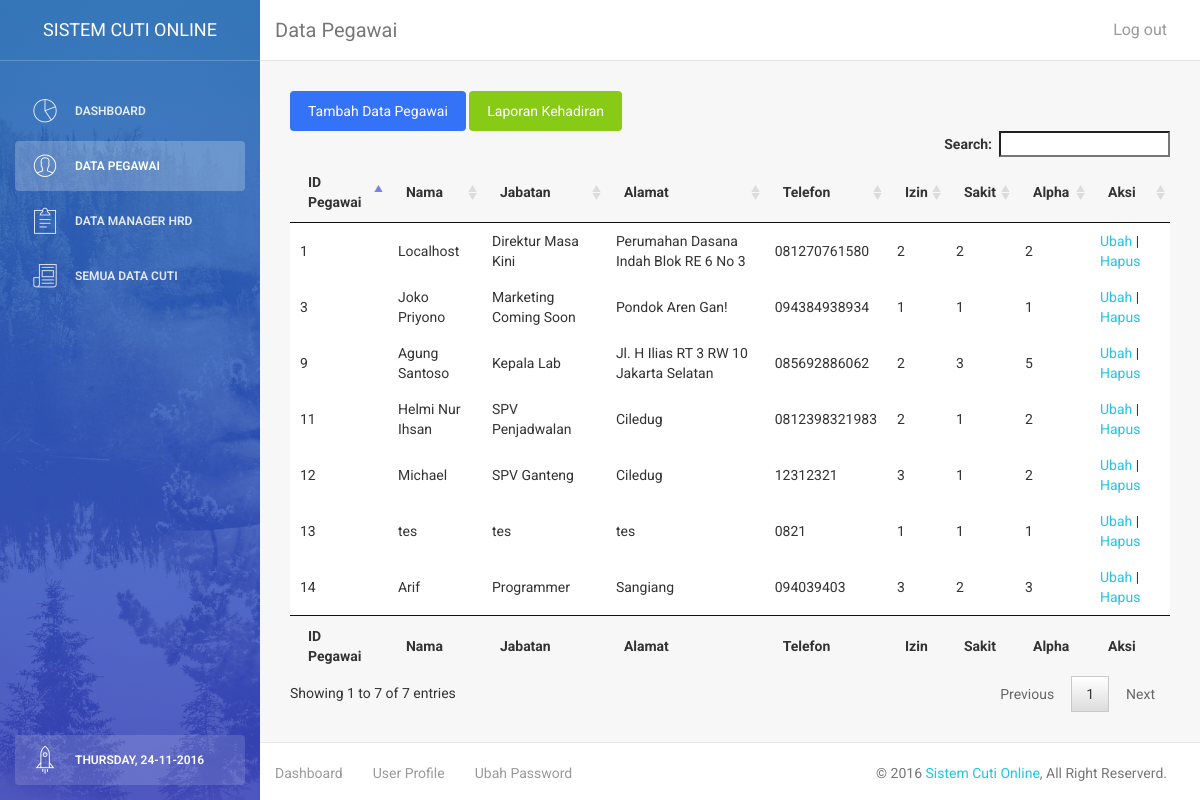
/admin/dashboard/data-pegawai.php (signed in), run on the app's committed database.
### tables this page shows
CREATE TABLE `pegawai` (
  `id_pegawai` int(5) NOT NULL AUTO_INCREMENT,
  `username` varchar(15) DEFAULT NULL,
  `password` varchar(30) DEFAULT NULL,
  `nama_pegawai` varchar(255) DEFAULT NULL,
  `jabatan_pegawai` varchar(255) DEFAULT NULL,
  `alamat_pegawai` varchar(255) DEFAULT NULL,
  `no_telfon_pegawai` varchar(255) DEFAULT NULL,
  `izin` int(2) DEFAULT NULL,
  `sakit` int(2) DEFAULT NULL,
  `alpha` int(2) DEFAULT NULL,
  PRIMARY KEY (`id_pegawai`),
  UNIQUE KEY `username` (`username`)
);

### admin/dashboard/data-pegawai.php (the view, shortened to what this page needs)
<!doctype html>
<html lang="en">
<head>
  <link href="assets/css/bootstrap.min.css" rel="stylesheet" />
  <link href="assets/css/animate.min.css" rel="stylesheet"/>
  <link href="assets/css/light-bootstrap-dashboard.css" rel="stylesheet"/>
  <link href="assets/css/demo.css" rel="stylesheet" />
	<link rel="stylesheet" href="../../plugins/datatables/jquery.dataTables.min.css" type="text/css" />
  <link href="../plugins/fontawesome/font-awesome.min.css" rel="stylesheet">
  <link href="assets/css/pe-icon-7-stroke.css" rel="stylesheet" />
</head>
<body>
<div class="wrapper">
    <div class="sidebar" data-color="blue" data-image="assets/img/sidebar-1.jpg">
    	<div class="sidebar-wrapper">
            <div class="logo">
                <a href="http://www.creative-tim.com" class="simple-text">
                    SISTEM CUTI ONLINE
                </a>
            </div>
						<ul class="nav">
								<li>
										<a href="admin.php">
												<i class="pe-7s-graph"></i>
												<p>Dashboard</p>
										</a>
								</li>
								<li class="active">
										<a href="data-pegawai.php">
												<i class="pe-7s-user"></i>
												<p>Data Pegawai</p>
										</a>
								</li>
								<li>
										<a href="data-managerhrd.php">
												<i class="pe-7s-note2"></i>
												<p>Data Manager HRD</p>
										</a>
								</li>
								<li>
										<a href="datakeseluruhancuti.php">
												<i class="pe-7s-news-paper"></i>
												<p>Semua Data Cuti</p>
										</a>
								</li>
						<li class="active-pro">
										<a href="upgrade.html">
												<i class="pe-7s-rocket"></i>
												<p><?php
echo date("l, d-m-Y");?></p>
										</a>
								</li>
						</ul>
					</div>
			</div>
    <div class="main-panel">
        <nav class="navbar navbar-default navbar-fixed">
            <div class="container-fluid">
                <div class="navbar-header">
                    <a class="navbar-brand" href="#">Data Pegawai</a>
                </div>
                <div class="collapse navbar-collapse">
                    <ul class="nav navbar-nav navbar-right">
                        <li>
                            <a href="../logout.php">
                                Log out
                            </a>
                        </li>
                    </ul>
                </div>
            </div>
        </nav>
        <div class="content">
            <div class="container-fluid">
                <div class="row">
                    <div class="col-md-12">
											<a href="tambahpegawai.php" class="btn btn-primary btn-fill" role="button">Tambah Data Pegawai</a>
											<a href="cetakdatakehadiran.php" class="btn btn-success btn-fill" role="button" target="_blank">Laporan Kehadiran</a>
											<table id="daftarpegawai" cellspacing="0" width="100%">
												<thead>
													<tr>
														<th>ID Pegawai</th>
														<th>Nama</th>
														<th>Jabatan</th>
														<th>Alamat</th>
														<th>Telefon</th>
														<th>Izin</th>
														<th>Sakit</th>
														<th>Alpha</th>
														<th>Aksi</th>
													</tr>
												</thead>
												<tfoot>
													<tr>
														<th>ID Pegawai</th>
														<th>Nama</th>
														<th>Jabatan</th>
														<th>Alamat</th>
														<th>Telefon</th>
														<th>Izin</th>
														<th>Sakit</th>
														<th>Alpha</th>
														<th>Aksi</th>
													</tr>
												</tfoot>
												<tbody>
													<?php
													$query = mysql_query("select id_pegawai,nama_pegawai,jabatan_pegawai,alamat_pegawai,no_telfon_pegawai,izin,sakit,alpha from pegawai");
													while ($data = mysql_fetch_array($query)) {
													?>
													<tr>
														<td><?php echo $data['id_pegawai'];?></td>
														<td><?php echo $data['nama_pegawai']; ?></td>
														<td><?php echo $data['jabatan_pegawai']; ?></td>
														<td><?php echo $data['alamat_pegawai']; ?></a></b></td>
														<td><?php echo $data['no_telfon_pegawai']; ?></td>
														<td><?php echo $data['izin']; ?></td>
														<td><?php echo $data['sakit']; ?></td>
														<td><?php echo $data['alpha']; ?></td>
														<td><a href="ubahdatapegawai.php?id_pegawai=<?php echo $data['id_pegawai'];?>" class="red-text">Ubah</a>
														 | <a href="hapusdatapegawai.php?id_pegawai=<?php echo $data['id_pegawai'];?>" class="red-text">Hapus</a> </td>
													</tr>
													<?php } ?>
												</tbody>
											</table>
										</div>
                </div>
            </div>
        </div>
        <footer class="footer">
            <div class="container-fluid">
                <nav class="pull-left">
                    <ul>
                        <li>
                            <a href="#">
                                Dashboard
                            </a>
                        </li>
                        <li>
                            <a href="#">
                                User Profile
                            </a>
                        </li>
                        <li>
                            <a href="#">
                                Ubah Password
                            </a>
                        </li>
                    </ul>
                </nav>
                <p class="copyright pull-right">
                    &copy; 2016 <a href="#">Sistem Cuti Online</a>, All Right Reserverd.
                </p>
            </div>
        </footer>
    </div>
</div>
</body>
</html>

### admin/dashboard/assets/css/demo.css (style rules this page uses)
.sidebar .nav > li.active-pro { position: absolute; width: 100%; bottom: 10px; }
.sidebar .nav > li.active-pro a { background: rgba(255, 255, 255, 0.14); opacity: 1; color: #FFFFFF; }

### data on the page
pegawai: id_pegawai "1", nama_pegawai "Localhost", jabatan_pegawai "Direktur Masa Kini", alamat_pegawai "Perumahan Dasana Indah Blok RE 6 No 3", no_telfon_pegawai "081270761580", izin "2", sakit "2", alpha "2"
pegawai: id_pegawai "3", nama_pegawai "Joko Priyono", jabatan_pegawai "Marketing Coming Soon", alamat_pegawai "Pondok Aren Gan!", no_telfon_pegawai "094384938934", izin "1", sakit "1", alpha "1"
pegawai: id_pegawai "9", nama_pegawai "Agung Santoso", jabatan_pegawai "Kepala Lab", alamat_pegawai "Jl. H Ilias RT 3 RW 10 Jakarta Selatan", no_telfon_pegawai "085692886062", izin "2", sakit "3", alpha "5"
pegawai: id_pegawai "11", nama_pegawai "Helmi Nur Ihsan", jabatan_pegawai "SPV Penjadwalan", alamat_pegawai "Ciledug", no_telfon_pegawai "0812398321983", izin "2", sakit "1", alpha "2"
pegawai: id_pegawai "12", nama_pegawai "Michael", jabatan_pegawai "SPV Ganteng", alamat_pegawai "Ciledug", no_telfon_pegawai "12312321", izin "3", sakit "1", alpha "2"
pegawai: id_pegawai "13", nama_pegawai "tes", jabatan_pegawai "tes", alamat_pegawai "tes", no_telfon_pegawai "0821", izin "1", sakit "1", alpha "1"
pegawai: id_pegawai "14", nama_pegawai "Arif", jabatan_pegawai "Programmer", alamat_pegawai "Sangiang", no_telfon_pegawai "094039403", izin "3", sakit "2", alpha "3"
